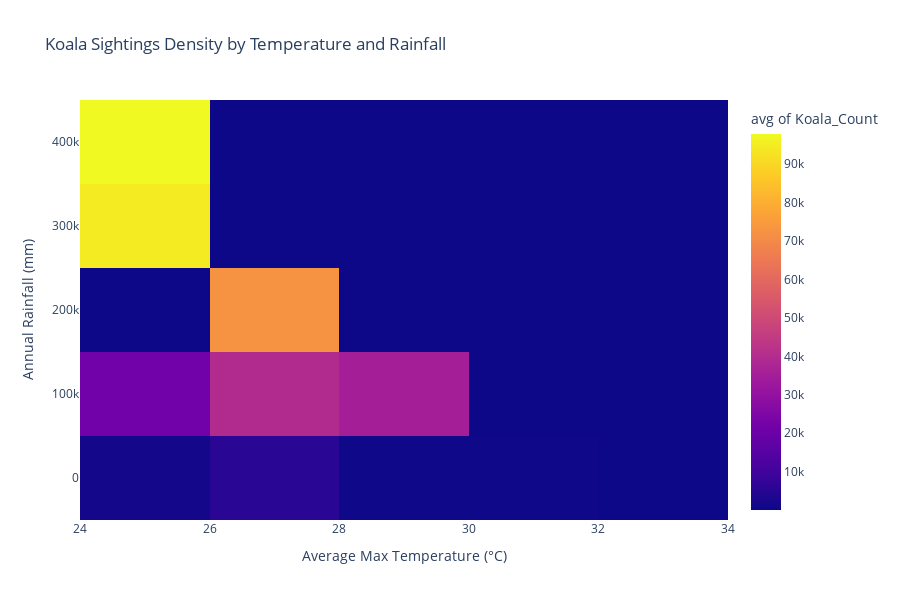

Source (notebook cell):
### Markdown cell above
From the heatmap below, we can see that koala tend to be sighted in areas with higher amount of rainfall and cooler temperature. the dropoff for temperature is aroun 28-29 degree celcius.

### Code cell
# For displaying in Jupyter notebook
fig1.show()

### Figure 1 — Plotly figure (JSON) as saved in the notebook; plotly's stock layout.template omitted (floating-point values rounded to 4 significant figures)
{"data": [{"coloraxis": "coloraxis", "histfunc": "avg", "hovertemplate": "Average Max Temperature (°C)=%{x}<br>Annual Rainfall (mm)=%{y}<br>avg of Koala_Count=%{z}<extra></extra>", "name": "", "type": "histogram2d", "x": [24.81, 29.72, 32.04, 27.12, 25.69, 30.86, 29.37, 25.45, 24.55, 30.99, 26.41, 25.41, 24.03, 27.71, 27.43, 27.43, 25.5, 30.32, 26.4, 27.33, 28.55, 26.69, 28.59, 29.82, 28.65, 30.27, 27.52, 25.76, 30.48, 27.16, 28.72, 32.14, 27.11, 31.37, 29.47, 26.63, 27.41, 25.45, 25.68, 28.22], "xaxis": "x", "xbingroup": "x", "y": [62810.0, 123.8, 178.8, 177380, 3254.0, 247, 590.6, 418700.0, 18110.0, 88.4, 54.2, 263700.0, 9998, 748.2, 179.6, 31690.0, 3233.0, 338.6, 956.2, 48235, 43.6, 5222.0, 145.6, 665.8, 105600.0, 13.8, 6990.0, 689, 1605, 110846, 297.4, 61.4, 6746.0, 19.2, 930.6, 91580.0, 133.2, 1639, 56.8, 1678.0], "yaxis": "y", "ybingroup": "y", "z": [21516, 31, 31, 72611, 1870, 152, 488, 97867, 3359, 61, 31, 94514, 3368, 151, 124, 6697, 646, 60, 307, 34586, 30, 1658, 217, 361, 35189, 31, 7640, 828, 2414, 34729, 91, 31, 2289, 62, 1295, 44465, 60, 825, 31, 1066]}], "layout": {"coloraxis": {"colorbar": {"title": {"text": "avg of Koala_Count"}}, "colorscale": [[0, "#0d0887"], [0.1111, "#46039f"], [0.2222, "#7201a8"], [0.3333, "#9c179e"], [0.4444, "#bd3786"], [0.5556, "#d8576b"], [0.6667, "#ed7953"], [0.7778, "#fb9f3a"], [0.8889, "#fdca26"], [1, "#f0f921"]]}, "height": 600, "legend": {"tracegroupgap": 0}, "title": {"text": "Koala Sightings Density by Temperature and Rainfall"}, "xaxis": {"anchor": "y", "domain": [0, 1], "title": {"text": "Average Max Temperature (°C)"}}, "yaxis": {"anchor": "x", "domain": [0, 1], "title": {"text": "Annual Rainfall (mm)"}}}}
